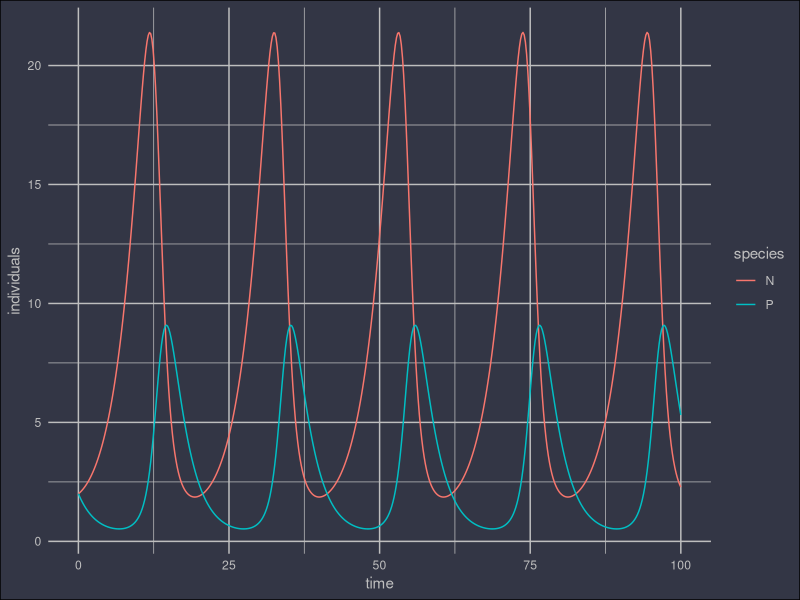
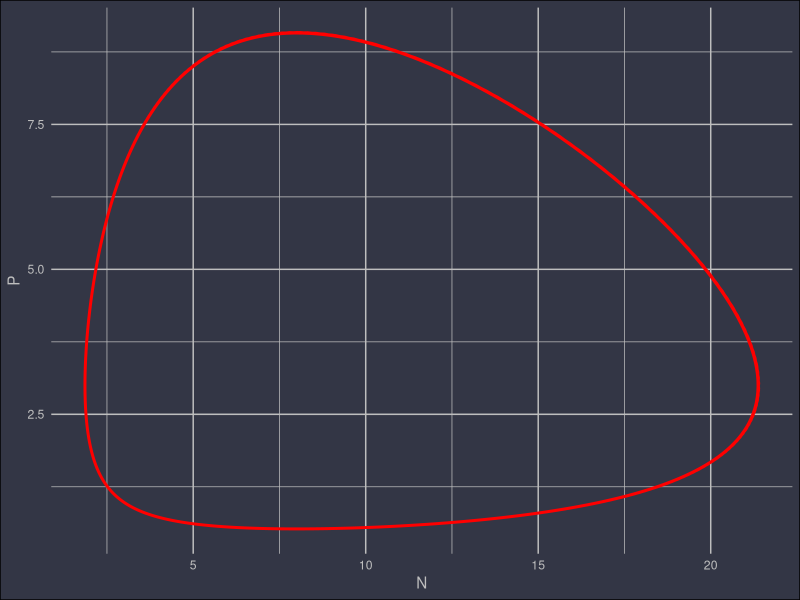
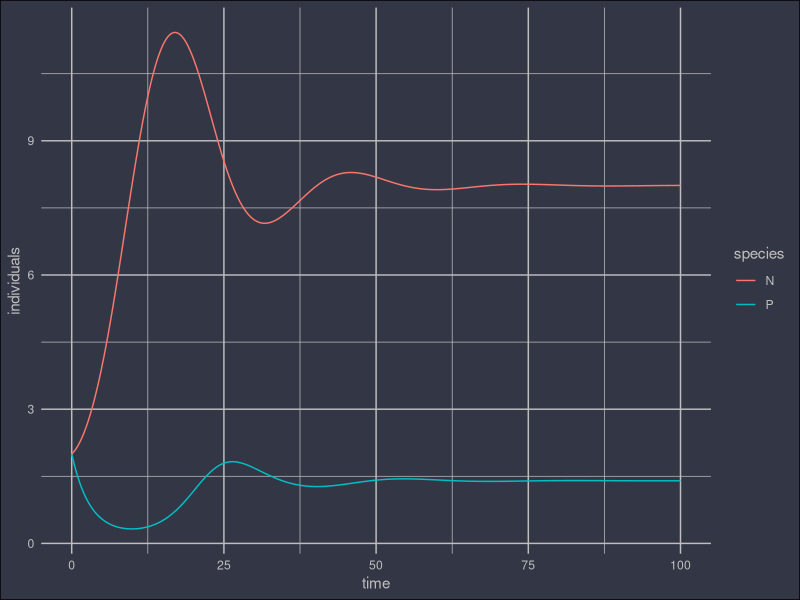
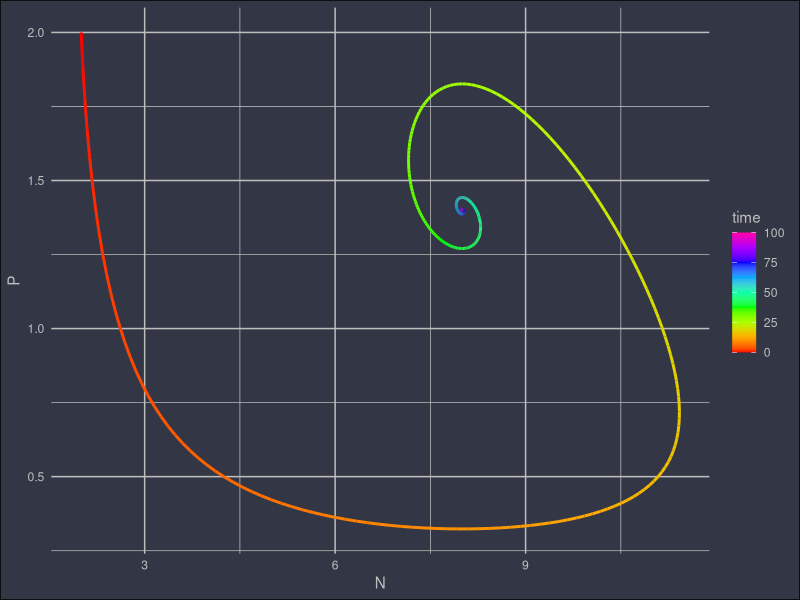

Write the R code that produced these figures, in order.
## ---- chunk 1
library(tidyverse)
## ---- chunk 2
library(deSolve)

parameters <- c(r = 0.3, a = 0.1, b = 0.4, e = 0.5)
state <- c(N = 2, P = 2)
lotka_volterra <- function(t, state, parameters) {
  with(as.list(c(state, parameters)), {
    dN <-  r*N - a*N*P
    dP <-  e*a*N*P - b*P
    list(c(dN, dP))
  })
}

times <- seq(0, 100, by = 0.2)
sol = as.data.frame(
  ode(y = state, times = times, func = lotka_volterra, parms = parameters)
)

## ---- chunk 3
soll = gather(sol, species, individuals, -time)
ggplot(soll) + 
  geom_line(aes(time, individuals, colour = species))+
   theme_minimal() +
  theme(
    plot.background = element_rect(fill = rgb(.2,.21,.27)),
    text = element_text(colour = 'grey'), 
    axis.text = element_text(colour = 'grey'), 
    panel.grid = element_line(colour = 'grey')
  )
## ---- chunk 4
ggplot(sol) + 
  geom_path(aes(N, P), colour = 'red', size = 1)+
   theme_minimal() +
  theme(
    plot.background = element_rect(fill = rgb(.2,.21,.27)),
    text = element_text(colour = 'grey'), 
    axis.text = element_text(colour = 'grey'), 
    panel.grid = element_line(colour = 'grey')
  )
## ---- chunk 5
library(deSolve)

parameters <- c(r = 0.3, a = 0.1, b = 0.4, e = 0.5, K = 15)
state <- c(N = 2, P = 2)
lotka_volterra_K <- function(t, state, parameters) {
  with(as.list(c(state, parameters)), {
    dN <-  (1 - N/K)*r*N - a*N*P
    dP <-  e*a*N*P - b*P
    list(c(dN, dP))
  })
}

times <- seq(0, 100, by = 0.2)
sol = as.data.frame(
  ode(y = state, times = times, func = lotka_volterra_K, parms = parameters)
)

## ---- chunk 6
soll = gather(sol, species, individuals, -time)
ggplot(soll) + 
  geom_line(aes(time, individuals, colour = species))+
   theme_minimal() +
  theme(
    plot.background = element_rect(fill = rgb(.2,.21,.27)),
    text = element_text(colour = 'grey'), 
    axis.text = element_text(colour = 'grey'), 
    panel.grid = element_line(colour = 'grey')
  )
## ---- chunk 7
ggplot(sol) + 
  geom_path(aes(N, P, colour = time), size = 1)+
   theme_minimal() +
  theme(
    plot.background = element_rect(fill = rgb(.2,.21,.27)),
    text = element_text(colour = 'grey'), 
    axis.text = element_text(colour = 'grey'), 
    panel.grid = element_line(colour = 'grey')
  ) + 
  scale_color_gradientn(colours = rainbow(9))
## ---- chunk 8
sol[nrow(sol),]
